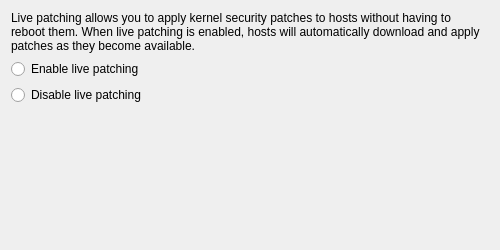
<?xml version="1.0" encoding="UTF-8"?>
<ui version="4.0">
 <class>LivePatchingEditPage</class>
 <widget class="QWidget" name="LivePatchingEditPage">
  <property name="geometry">
   <rect>
    <x>0</x>
    <y>0</y>
    <width>500</width>
    <height>250</height>
   </rect>
  </property>
  <layout class="QVBoxLayout" name="verticalLayout">
   <item>
    <widget class="QLabel" name="labelRubric">
     <property name="text">
      <string>Live patching allows you to apply kernel security patches to hosts without having to reboot them. When live patching is enabled, hosts will automatically download and apply patches as they become available.</string>
     </property>
     <property name="wordWrap">
      <bool>true</bool>
     </property>
    </widget>
   </item>
   <item>
    <widget class="QRadioButton" name="radioButtonEnable">
     <property name="text">
      <string>Enable live patching</string>
     </property>
    </widget>
   </item>
   <item>
    <widget class="QRadioButton" name="radioButtonDisable">
     <property name="text">
      <string>Disable live patching</string>
     </property>
    </widget>
   </item>
   <item>
    <spacer name="verticalSpacer">
     <property name="orientation">
      <enum>Qt::Vertical</enum>
     </property>
     <property name="sizeHint" stdset="0">
      <size>
       <width>20</width>
       <height>40</height>
      </size>
     </property>
    </spacer>
   </item>
  </layout>
 </widget>
 <resources/>
 <connections/>
</ui>
